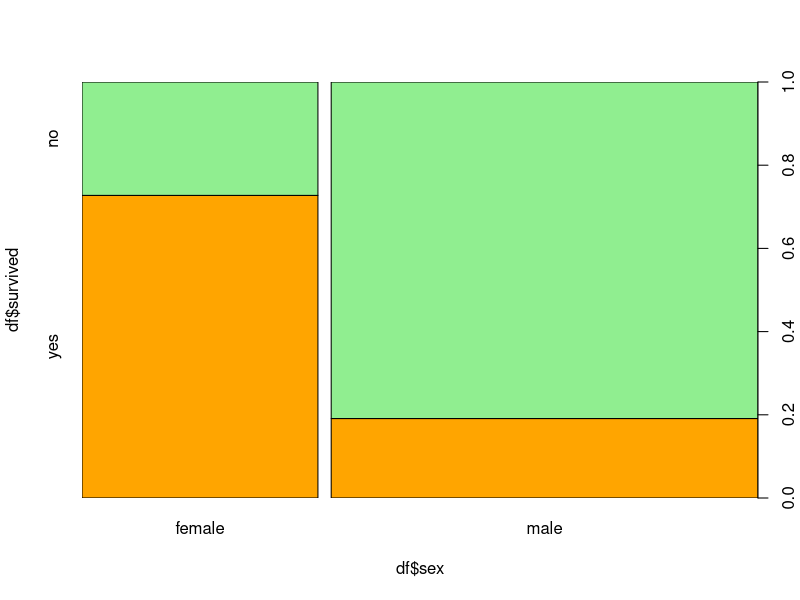
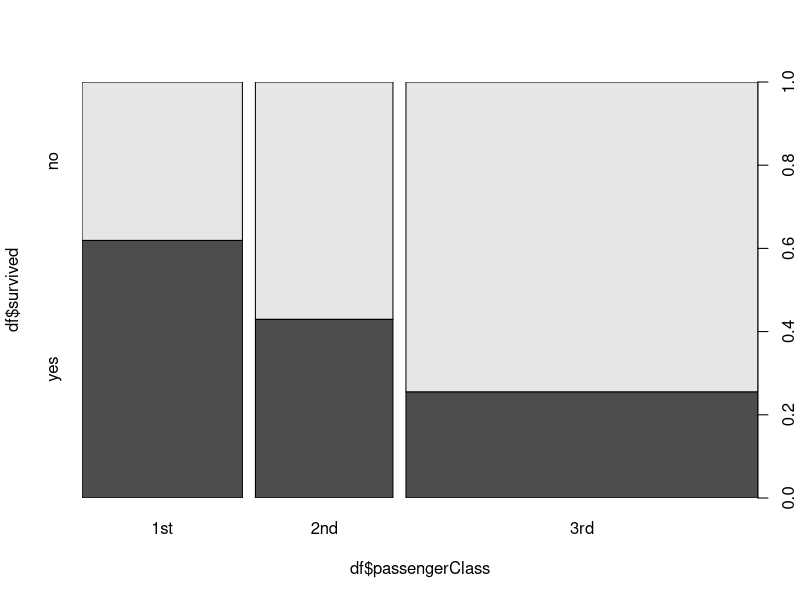
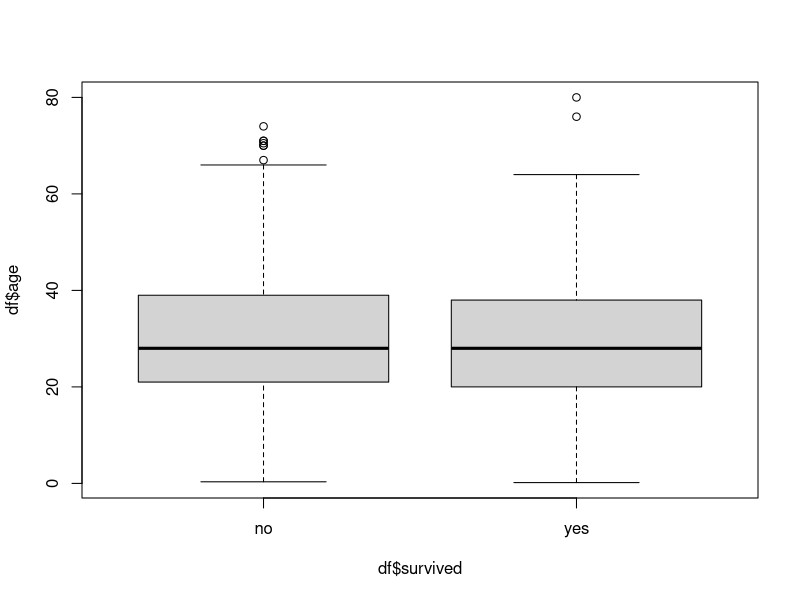
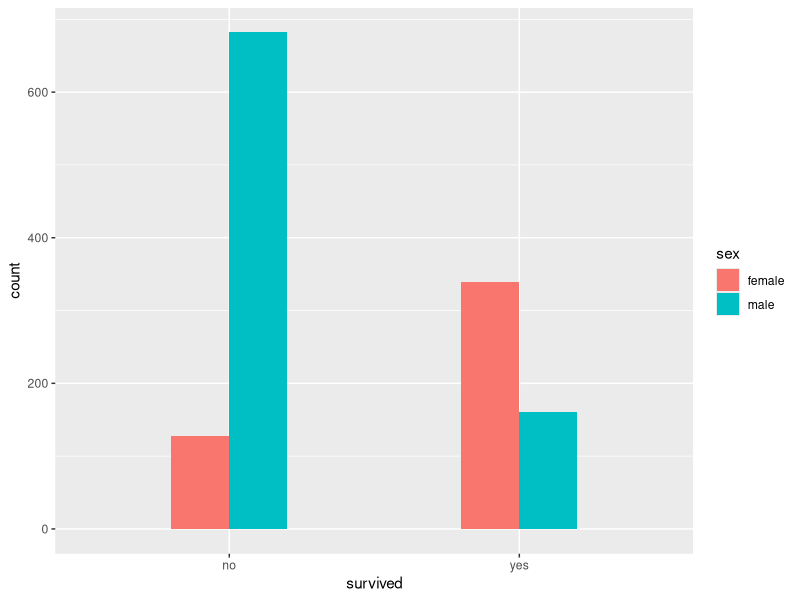
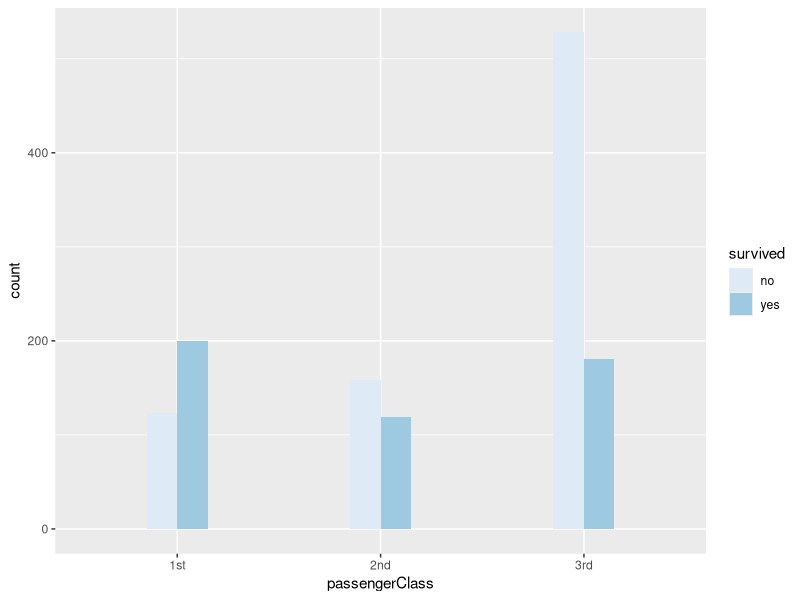
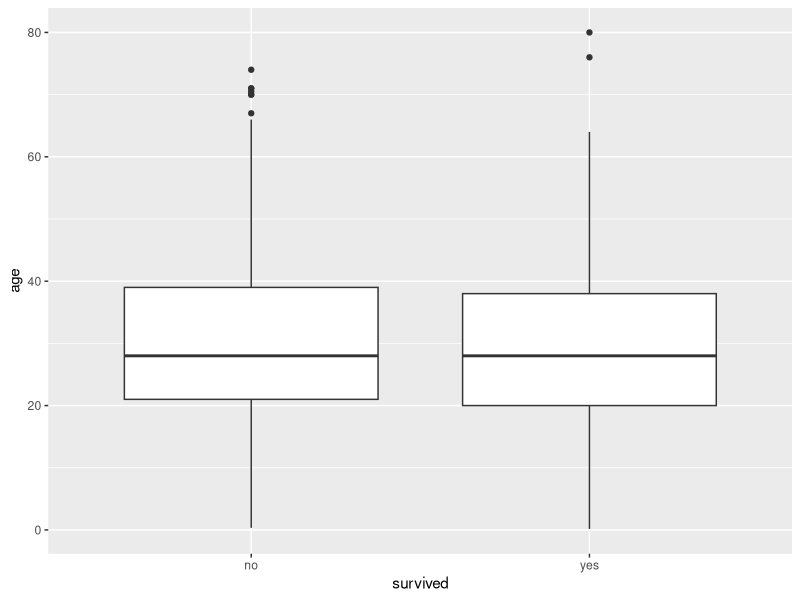

Reproduce these figures in R, in order.
## ---- chunk 1
knitr::opts_chunk$set(echo = TRUE)
## ---- chunk 2
library(carData)
df<-TitanicSurvival
summary(df)
## ---- chunk 3
plot(df$survived~df$sex, col=c("orange","lightgreen"))
plot(df$survived~df$passengerClass)
## ---- chunk 4
plot(df$age~df$survived)
## ---- chunk 5
library(ggplot2)
ggplot(df, aes(survived,fill=sex)) +
  geom_bar(position = "dodge",width = 0.4)

## ---- chunk 6
ggplot(df, aes(passengerClass,fill=survived)) +
  geom_bar(position = "dodge",width = 0.3)+
  scale_fill_brewer(palette = "Blues")
## ---- chunk 7
ggplot(df, aes(survived,age)) +
  geom_boxplot()
## ---- chunk 8
y<-as.numeric(df$survived)-1
summary(glm(y~age+sex+passengerClass , data=df,family = binomial(link = "logit")))
